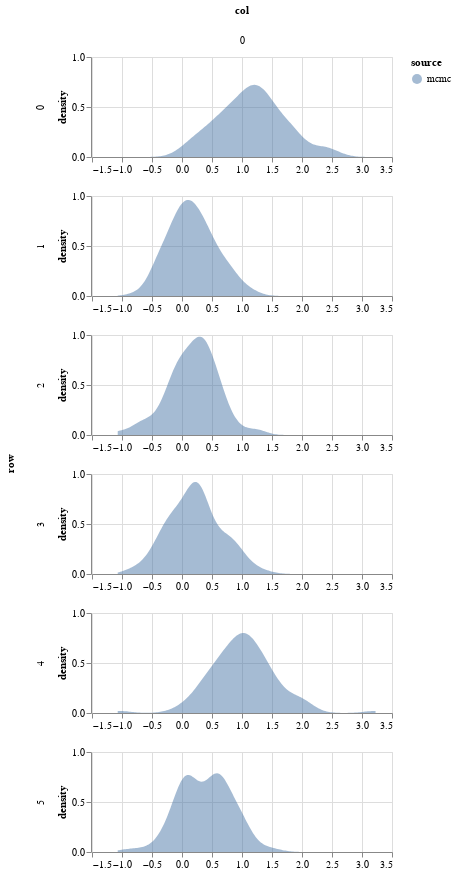

Notebook code for this chart:
### Code cell
param = 'beta'
df = get_post_df(ps[param]) 
df['source'] = 'mcmc'
plot_density(df, height=100)

### Figure 1 — Vega-Lite specification as saved in the notebook (floating-point values rounded to 4 significant figures; data arrays with more than 128 entries replaced by an {"elided": "..."} marker saying what was removed)
{"config": {"view": {"continuousWidth": 400, "continuousHeight": 300}}, "data": {"name": "data-e9d0e44c3532e295bc2491145dc26e99"}, "mark": {"type": "area", "opacity": 0.5}, "encoding": {"color": {"type": "nominal", "field": "source"}, "column": {"type": "quantitative", "field": "col"}, "row": {"type": "quantitative", "field": "row"}, "x": {"type": "quantitative", "field": "value", "title": null}, "y": {"type": "quantitative", "field": "density"}}, "height": 100, "resolve": {"scale": {"x": "independent"}}, "transform": [{"fold": ["value"]}, {"density": "value", "groupby": ["cn", "row", "col", "source"]}], "width": 300, "$schema": "https://vega.github.io/schema/vega-lite/v4.8.1.json", "datasets": {"data-e9d0e44c3532e295bc2491145dc26e99": {"elided": "600 records"}}}
